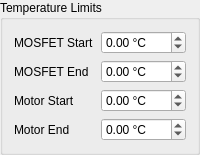
                 <widget class="QGroupBox" name="groupBox_27">
                  <property name="title">
                   <string>Temperature Limits</string>
                  </property>
                  <layout class="QGridLayout" name="gridLayout_23">
                   <item row="0" column="0">
                    <widget class="QLabel" name="label_57">
                     <property name="toolTip">
                      <string>&lt;html&gt;&lt;head/&gt;&lt;body&gt;&lt;p&gt;&lt;span style=&quot; font-weight:600;&quot;&gt;MOSFET Start&lt;/span&gt; = at this temperature the VESC starts do reduce the power.&lt;/p&gt;&lt;/body&gt;&lt;/html&gt;</string>
                     </property>
                     <property name="text">
                      <string>MOSFET Start</string>
                     </property>
                    </widget>
                   </item>
                   <item row="0" column="1">
                    <widget class="QDoubleSpinBox" name="mcconfLimTempFetStartBox">
                     <property name="suffix">
                      <string> °C</string>
                     </property>
                     <property name="minimum">
                      <double>-100.000000000000000</double>
                     </property>
                     <property name="maximum">
                      <double>300.000000000000000</double>
                     </property>
                     <property name="singleStep">
                      <double>5.000000000000000</double>
                     </property>
                    </widget>
                   </item>
                   <item row="1" column="0">
                    <widget class="QLabel" name="label_58">
                     <property name="toolTip">
                      <string>&lt;html&gt;&lt;head/&gt;&lt;body&gt;&lt;p&gt;&lt;span style=&quot; font-weight:600;&quot;&gt;MOSFET End&lt;/span&gt; = at this temperature the VESC shuts down the power completely.&lt;/p&gt;&lt;/body&gt;&lt;/html&gt;</string>
                     </property>
                     <property name="text">
                      <string>MOSFET End</string>
                     </property>
                    </widget>
                   </item>
                   <item row="1" column="1">
                    <widget class="QDoubleSpinBox" name="mcconfLimTempFetEndBox">
                     <property name="suffix">
                      <string> °C</string>
                     </property>
                     <property name="minimum">
                      <double>-100.000000000000000</double>
                     </property>
                     <property name="maximum">
                      <double>300.000000000000000</double>
                     </property>
                     <property name="singleStep">
                      <double>5.000000000000000</double>
                     </property>
                    </widget>
                   </item>
                   <item row="2" column="0">
                    <widget class="QLabel" name="label_59">
                     <property name="toolTip">
                      <string>&lt;html&gt;&lt;head/&gt;&lt;body&gt;&lt;p&gt;Not used at the moment&lt;/p&gt;&lt;/body&gt;&lt;/html&gt;</string>
                     </property>
                     <property name="text">
                      <string>Motor Start</string>
                     </property>
                    </widget>
                   </item>
                   <item row="2" column="1">
                    <widget class="QDoubleSpinBox" name="mcconfLimTempMotorStartBox">
                     <property name="suffix">
                      <string> °C</string>
                     </property>
                     <property name="minimum">
                      <double>-100.000000000000000</double>
                     </property>
                     <property name="maximum">
                      <double>300.000000000000000</double>
                     </property>
                     <property name="singleStep">
                      <double>5.000000000000000</double>
                     </property>
                    </widget>
                   </item>
                   <item row="3" column="0">
                    <widget class="QLabel" name="label_60">
                     <property name="toolTip">
                      <string>&lt;html&gt;&lt;head/&gt;&lt;body&gt;&lt;p&gt;Not used at the moment&lt;/p&gt;&lt;/body&gt;&lt;/html&gt;</string>
                     </property>
                     <property name="text">
                      <string>Motor End</string>
                     </property>
                    </widget>
                   </item>
                   <item row="3" column="1">
                    <widget class="QDoubleSpinBox" name="mcconfLimTempMotorEndBox">
                     <property name="suffix">
                      <string> °C</string>
                     </property>
                     <property name="minimum">
                      <double>-100.000000000000000</double>
                     </property>
                     <property name="maximum">
                      <double>300.000000000000000</double>
                     </property>
                     <property name="singleStep">
                      <double>5.000000000000000</double>
                     </property>
                    </widget>
                   </item>
                  </layout>
                 </widget>
